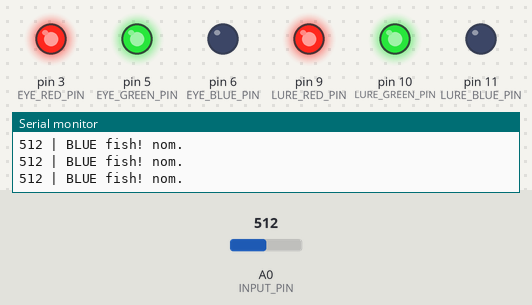
A sketch run on a simulated Arduino Uno, built with avr-gcc and run on an emulated ATmega328P. Parts: output pins drawn as LEDs (lit = HIGH), the last lines printed to the serial monitor. The inputs (shaded band) are chosen by the test bench; at power-on: A0 (INPUT_PIN) = 512.

Above: at 1.2 s.
1.3 s: A0 (INPUT_PIN) set to 490
At 1.7 s:
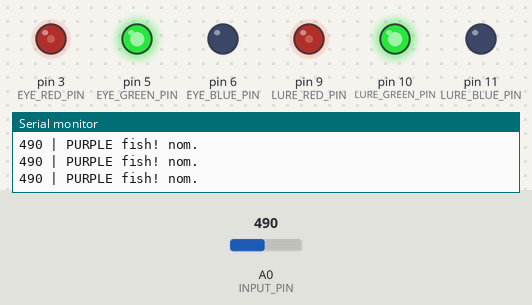
2.8 s: A0 (INPUT_PIN) set to 510
At 3.3 s:
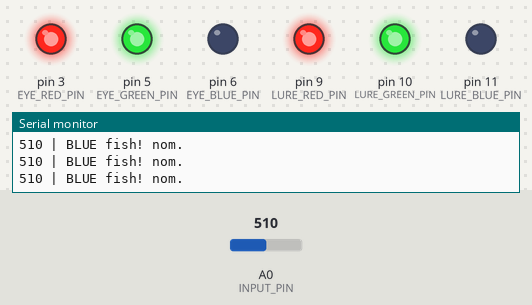
4.3 s: A0 (INPUT_PIN) set to 290
At 4.8 s:
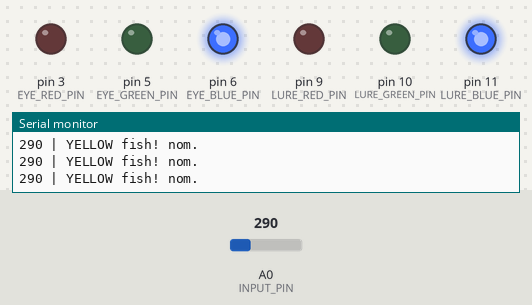
5.8 s: A0 (INPUT_PIN) set to 108
8.8 s: A0 (INPUT_PIN) set to 89
At 10.0 s:
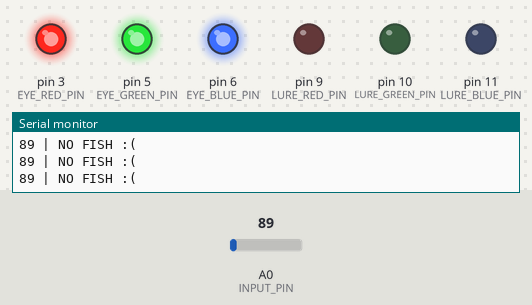
10.3 s: A0 (INPUT_PIN) set to 511
At 11.7 s:
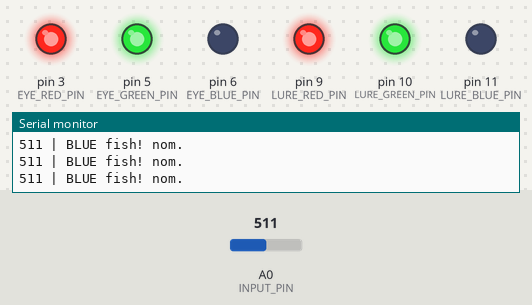
Timing chart, 0 to 12.8 s (numbered marks = the images above; inputs shaded):
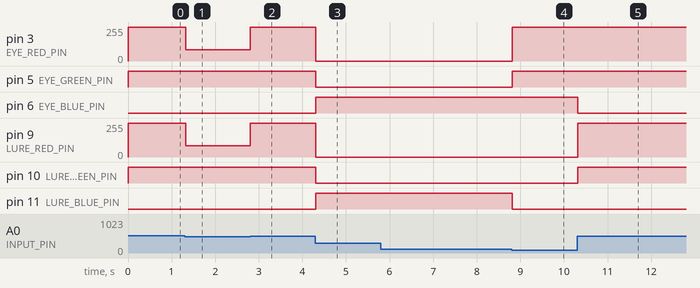

Measured:
- the behaviour switches between 101 and 100 on A0 (INPUT_PIN) (found by bisection; images 3 and 4)
- after the input at 1.3 s, pin 3 (EYE_RED_PIN), pin 9 (LURE_RED_PIN): 255/255 → 85/255 at once
- after the input at 2.8 s, pin 3 (EYE_RED_PIN), pin 9 (LURE_RED_PIN): 85/255 → 255/255 at once
- after the input at 4.3 s, pin 3 (EYE_RED_PIN), pin 9 (LURE_RED_PIN): 255/255 → 0/255 at once; pin 5 (EYE_GREEN_PIN), pin 10 (LURE_GREEN_PIN): HIGH → LOW at once; pin 6 (EYE_BLUE_PIN), pin 11 (LURE_BLUE_PIN): LOW → HIGH at once
- after the input at 8.8 s, pin 3 (EYE_RED_PIN): 0/255 → 255/255 at once; pin 5 (EYE_GREEN_PIN): LOW → HIGH at once; pin 11 (LURE_BLUE_PIN): HIGH → LOW at once
- after the input at 10.3 s, pin 6 (EYE_BLUE_PIN): HIGH → LOW at once; pin 9 (LURE_RED_PIN): 0/255 → 255/255 at once; pin 10 (LURE_GREEN_PIN): LOW → HIGH at once

The sketch:

hangry_angler.ino
```cpp
/*
   Hangry Angler - Colleen Carroll @colleeninboots
*/

const int INPUT_PIN = A0;
const int LURE_RED_PIN = 9;
const int LURE_GREEN_PIN = 10;
const int LURE_BLUE_PIN = 11;
const int EYE_RED_PIN = 3;
const int EYE_GREEN_PIN = 5;
const int EYE_BLUE_PIN = 6;

void setup() {
  pinMode(LURE_RED_PIN, OUTPUT);
  pinMode(LURE_GREEN_PIN, OUTPUT);
  pinMode(LURE_BLUE_PIN, OUTPUT);
  pinMode(EYE_RED_PIN, OUTPUT);
  pinMode(EYE_GREEN_PIN, OUTPUT);
  pinMode(EYE_BLUE_PIN, OUTPUT);
  Serial.begin(9600);
}

void loop() {
  int inputVal = analogRead(INPUT_PIN);
  Serial.print(inputVal);
  if (inputVal < 10) { // No voltage, no fish
    setLureColor(255, 255, 255); // White Color
    setEyeColor(0, 0, 0); // Eye is off
    Serial.println(" | NO FISH :(");
  }
  // Plug in your max and min values for the Blue Fish here
  else if (inputVal < 800 && inputVal > 500) { // 400 ohm, Blue fish.
    setLureColor(0, 0, 255); // Blue Color
    setEyeColor(0, 0, 255); // Blue Color
    Serial.println(" | BLUE fish! nom.");
  }
  // Plug in your max and min values for the Purple Fish here
  else if (inputVal < 500 && inputVal > 300) { // 1.2k ohm, Purple fish
    setLureColor(170, 0, 255); // Purple Color
    setEyeColor(170, 0, 255); // Purple Color
    Serial.println(" | PURPLE fish! nom.");
  }
  // Plug in your max and min values for the Yellow Fish here
  else if (inputVal < 300 && inputVal > 100) { // 5k ohm, Yellow fish
    setLureColor(255, 255, 0); // Yellow Color
    setEyeColor(255, 255, 0); // Yellow Color
    Serial.println(" | YELLOW fish! nom.");
  }
  else { // This shouldn't happen
    setLureColor(255, 255, 255); // White Color
    setEyeColor(0, 0, 0); // Eye is off
    Serial.println(" | NO FISH :(");
  }

  delay(2); // A couple ms delay for analogRead stability
}

// Sets the RGB values of the lure's LED.
void setLureColor(int redValue, int greenValue, int blueValue) {
  setColor(LURE_RED_PIN, LURE_GREEN_PIN, LURE_BLUE_PIN,
            redValue, greenValue, blueValue);
}

// Sets the RGB value of the eye's LED.
void setEyeColor(int redValue, int greenValue, int blueValue) {
  setColor(EYE_RED_PIN, EYE_GREEN_PIN, EYE_BLUE_PIN,
             redValue, greenValue, blueValue);
}

// Sets the RGB value of the given RGB LED pins.
// Assumes common anode, so offsets the colors from 255.
void setColor(int redPin, int greenPin, int bluePin, int redValue,
                int greenValue, int blueValue) {
  analogWrite(redPin, 255 - redValue);
  analogWrite(greenPin, 255 - greenValue);
  analogWrite(bluePin, 255 - blueValue);
}

// When a fish is sensed cycles through a range of similar
// colors, rather than setting to one solid color
void colorCycle(int rMin, int rMax, int gMin, int gMax,
                  int bMin, int bMax) {
  // TODO: cycle through the colors specified
}
```
